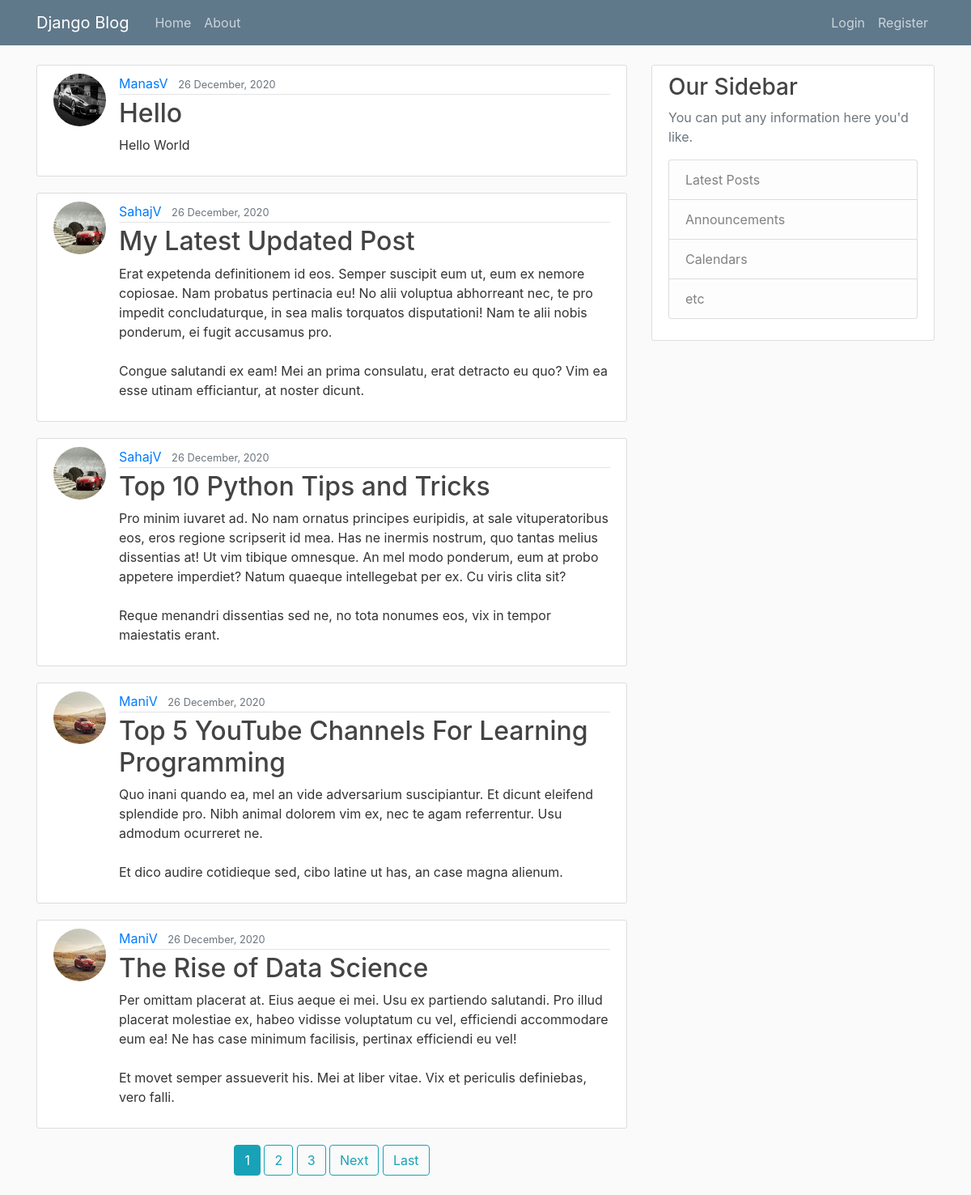
The page / on the database its author committed.
### blog/models.py (models this page shows, shortened)
class Post(models.Model):
    title = models.CharField(max_length=100)
    content = models.TextField()
    date_posted = models.DateTimeField(default=timezone.now)
    author = models.ForeignKey(User, on_delete=models.CASCADE)

### users/models.py (models this page shows, shortened)
class Profile(models.Model):
    user = models.OneToOneField(User, on_delete=models.CASCADE)
    image = models.ImageField(default='default.jpg', upload_to='profile_pics')

### blog/views.py (the view)
# urls.py: path('', PostListView.as_view() , name='Blog-Home'),
class PostListView(ListView):
	model = Post
	template_name = 'blog/home.html'
	context_object_name = 'posts'
	ordering = ['-date_posted']
	paginate_by = 5

### blog/templates/blog/home.html (shortened to what this page needs)
{% extends "blog/base.html" %}
{% block content %}
    {% for post in posts %}
        <article class="media content-section">
          <img class="rounded-circle article-img" src="{{ post.author.profile.image.url }}">
          <div class="media-body">
            <div class="article-metadata">
              <a class="mr-2" href="{% url 'User-Posts' post.author.id %}">{{ post.author }}</a>
              <small class="text-muted">{{ post.date_posted|date:"d F, Y" }}</small>
            </div>
            <h2><a class="article-title" href="{% url 'Post-Detail' post.id %}">{{ post.title }}</a></h2>
            <p class="article-content">{{ post.content }}</p>
          </div>
        </article>
    {% endfor %}
    <div style="text-align: center;">
      {% if is_paginated %}
        {% for num in page_obj.paginator.page_range %}
          {% if page_obj.number == num %}
            <a class="btn btn-info mb-4" href="?page={{ num }}">{{ num }}</a>
          {% elif num > page_obj.number|add:'-3' and num < page_obj.number|add:'3' %}
            <a class="btn btn-outline-info mb-4" href="?page={{ num }}">{{ num }}</a>
          {% endif %}
        {% endfor %}
        {% if page_obj.has_next %}
          <a class="btn btn-outline-info mb-4" href="?page={{ page_obj.next_page_number }}">Next</a>
          <a class="btn btn-outline-info mb-4" href="?page={{ page_obj.paginator.num_pages }}">Last</a>
        {% endif %}
      {% endif %}
    </div>
{% endblock content %}

### blog/static/blog/main.css (style rules this page uses)
body { background: #fafafa; color: #333333; margin-top: 5rem; }
h1, h2, h3, h4, h5, h6 { color: #444444; }
.content-section { background: #ffffff; padding: 10px 20px; border: 1px solid #dddddd; border-radius: 3px; margin-bottom: 20px; }
.article-title { color: #444444; }
.article-content { white-space: pre-line; }
.article-img { height: 65px; width: 65px; margin-right: 16px; }
.article-metadata { padding-bottom: 1px; margin-bottom: 4px; border-bottom: 1px solid #e3e3e3 }

### rows shown on the page
Post: author.profile.image (picture), author "ManasV", date_posted "26 December, 2020", title "Hello", content "Hello World"
Post: author.profile.image (picture), author "SahajV", date_posted "26 December, 2020", title "My Latest Updated Post", content "Erat expetenda definitionem id eos. Semper suscipit eum ut, eum ex nemore copiosae. Nam probatus pertinacia eu! No alii voluptua abhorreant nec, te pro impedit concludaturque, in sea malis torquatos disputationi! Nam te alii nobis ponderum, ei fugit accusamus pro. Congue salutandi ex eam! Mei an prima consulatu, erat detracto eu quo? Vim ea esse utinam efficiantur, at noster dicunt."
Post: author.profile.image (picture), author "SahajV", date_posted "26 December, 2020", title "Top 10 Python Tips and Tricks", content "Pro minim iuvaret ad. No nam ornatus principes euripidis, at sale vituperatoribus eos, eros regione scripserit id mea. Has ne inermis nostrum, quo tantas melius dissentias at! Ut vim tibique omnesque. An mel modo ponderum, eum at probo appetere imperdiet? Natum quaeque intellegebat per ex. Cu viris clita sit? Reque menandri dissentias sed ne, no tota nonumes eos, vix in tempor maiestatis erant."
Post: author.profile.image (picture), author "ManiV", date_posted "26 December, 2020", title "Top 5 YouTube Channels For Learning Programming", content "Quo inani quando ea, mel an vide adversarium suscipiantur. Et dicunt eleifend splendide pro. Nibh animal dolorem vim ex, nec te agam referrentur. Usu admodum ocurreret ne. Et dico audire cotidieque sed, cibo latine ut has, an case magna alienum."
Post: author.profile.image (picture), author "ManiV", date_posted "26 December, 2020", title "The Rise of Data Science", content "Per omittam placerat at. Eius aeque ei mei. Usu ex partiendo salutandi. Pro illud placerat molestiae ex, habeo vidisse voluptatum cu vel, efficiendi accommodare eum ea! Ne has case minimum facilisis, pertinax efficiendi eu vel! Et movet semper assueverit his. Mei at liber vitae. Vix et periculis definiebas, vero falli."

### other values the page prints
{{ num }} "1"
{{ num }} "2" "3"
